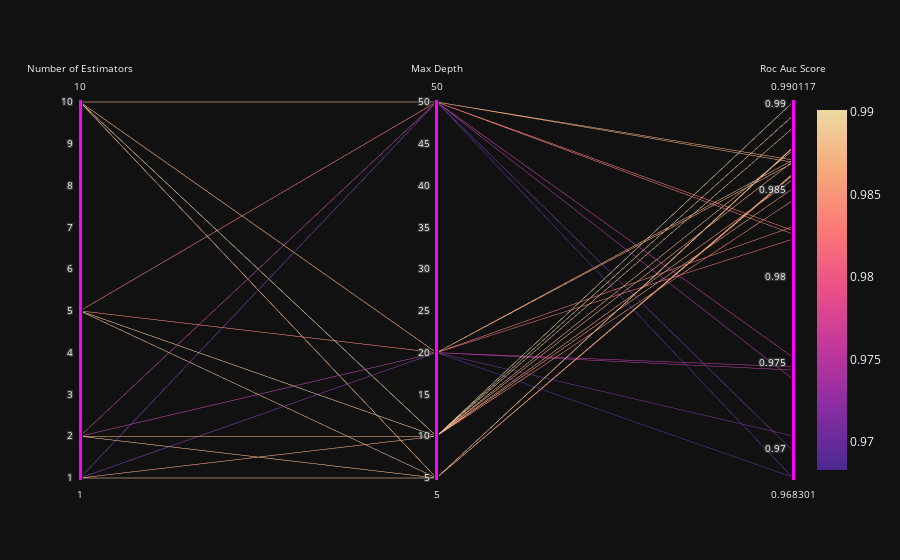

Notebook code cell kept with this figure:
### Markdown cell above
## Decision Tree Results for the Gridsearch Cross Validation

### Code cell
model_name: str = "decision_tree"
target_name: str = "mean_test_roc_auc_ovr"
parameters: list = [ "min_samples_leaf", "max_depth", "mean_test_roc_auc_ovr"]
title_labels: list = [ "Number of Estimators", "Max Depth", "Roc Auc Score"]

show_hyperparameter_combinations(model_name=model_name, parameters=parameters, title_labels=title_labels, target_name=target_name)

### Figure 1 — Plotly figure (JSON) as saved in the notebook; plotly's stock layout.template omitted (floating-point values rounded to 4 significant figures)
{"data": [{"dimensions": [{"constraintrange": [0, 500], "label": "Number of Estimators", "range": [1, 10], "values": [1, 2, 5, 10, 1, 2, 5, 10, 1, 2, 5, 10, 1, 2, 5, 10, 1, 2, 5, 10, 1, 2, 5, 10, 1, 2, 5, 10, 1, 2, 5, 10]}, {"constraintrange": [0, 500], "label": "Max Depth", "range": [5, 50], "values": [5, 5, 5, 5, 10, 10, 10, 10, 20, 20, 20, 20, 50, 50, 50, 50, 5, 5, 5, 5, 10, 10, 10, 10, 20, 20, 20, 20, 50, 50, 50, 50]}, {"constraintrange": [0, 500], "label": "Roc Auc Score", "range": [0.9683, 0.9901], "values": [0.9859, 0.9859, 0.9859, 0.986, 0.9844, 0.9851, 0.9873, 0.9893, 0.9683, 0.9748, 0.9822, 0.9866, 0.9683, 0.9753, 0.9827, 0.9868, 0.9875, 0.9875, 0.9875, 0.9875, 0.9856, 0.9867, 0.9886, 0.9901, 0.9707, 0.9746, 0.9829, 0.9867, 0.9699, 0.974, 0.9825, 0.9866]}], "line": {"cmax": 0.9901, "cmin": 0.9683, "color": [0.9859, 0.9859, 0.9859, 0.986, 0.9844, 0.9851, 0.9873, 0.9893, 0.9683, 0.9748, 0.9822, 0.9866, 0.9683, 0.9753, 0.9827, 0.9868, 0.9875, 0.9875, 0.9875, 0.9875, 0.9856, 0.9867, 0.9886, 0.9901, 0.9707, 0.9746, 0.9829, 0.9867, 0.9699, 0.974, 0.9825, 0.9866], "colorscale": [[0.0, "rgb(75, 41, 145)"], [0.1667, "rgb(135, 44, 162)"], [0.3333, "rgb(192, 54, 157)"], [0.5, "rgb(234, 79, 136)"], [0.6667, "rgb(250, 120, 118)"], [0.8333, "rgb(246, 169, 122)"], [1.0, "rgb(237, 217, 163)"]], "showscale": true}, "type": "parcoords"}], "layout": {}}
